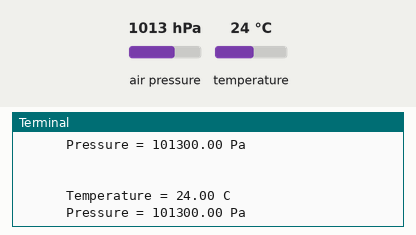
A program run on a simulated Raspberry Pi (BCM pin numbers). On the bench: the last lines printed to the terminal. The test bench sets the inputs (shaded band); at power-on: air pressure 1013 hPa, temperature 24 °C.

Above: at 1.2 s.
1.3 s: air pressure set to 952 hPa
At 2.6 s:
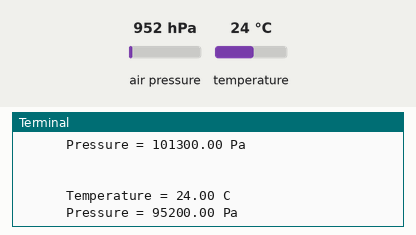
2.8 s: temperature set to 12 °C
At 3.8 s:
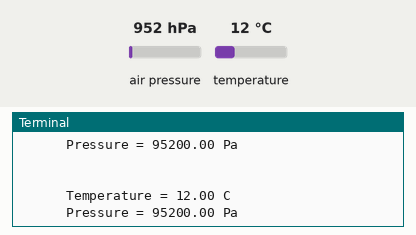
4.3 s: air pressure set to 975 hPa
At 5.5 s:
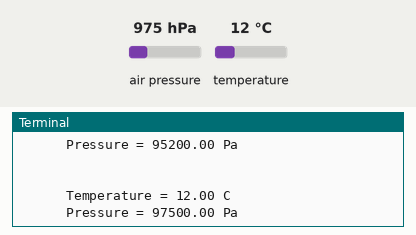
Timing chart, 0 to 7.3 s (numbered marks = the images above; inputs shaded):
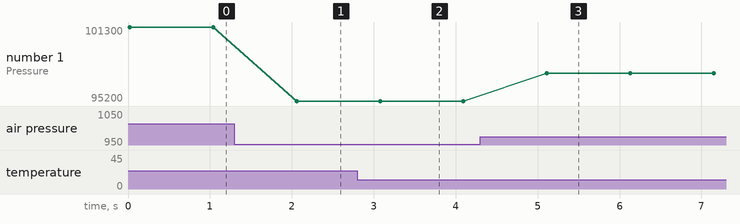

The program:

31_barometer.py
```python
#!/usr/bin/env python
#---------------------------------------------------------
#
#		This is a program for Barometer Pressure Sensor
#	Module. It could measure the pressure and temperature.
#
#		This program depend on BMP085.py writted by
#	Adafruit.
#
#	   Barometer Module			   Pi
#			VCC ----------------- 3.3V
#			GND ------------------ GND
#			SCL ----------------- SCL1
#			SDA ----------------- SDA1
#
#---------------------------------------------------------
import Adafruit_BMP.BMP085 as BMP085
import time

def setup():
	print ('\n Barometer begins...')

def loop():
	while True:
		sensor = BMP085.BMP085()
		temp = sensor.read_temperature()	# Read temperature to veriable temp
		pressure = sensor.read_pressure()	# Read pressure to veriable pressure

		print ('')
		print ('      Temperature = {0:0.2f} C'.format(temp))	# Print temperature
		print ('      Pressure = {0:0.2f} Pa'.format(pressure))	# Print pressure
		time.sleep(1)
		print ('')

def destory():
	GPIO.cleanup()				# Release resource

if __name__ == '__main__':		# Program start from here
	setup()
	try:
		loop()
	except KeyboardInterrupt:  	# When 'Ctrl+C' is pressed, the child program destroy() will be  executed.
		destory()
```

Measured:
- after the input at 1.3 s, the terminal: prints a new line after 0.76 s (image 1)
- after the input at 2.8 s, the terminal: prints a new line after 0.28 s (image 2)
- after the input at 4.3 s, the terminal: prints a new line after 0.81 s (image 3)
- plotted number 1: 101300 → 95200 after the input at 1.3 s, 95200 → 97500 after the input at 4.3 s
